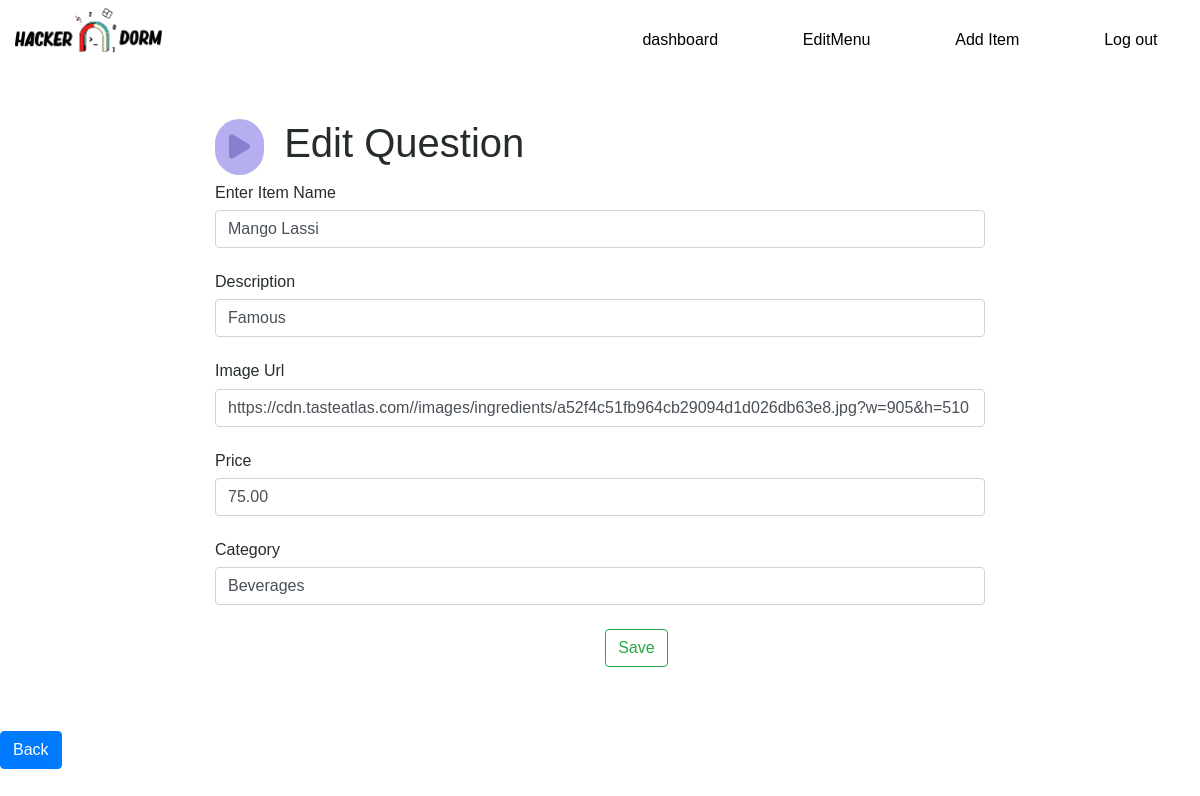
Page /interface/edit/Mango Lassi (signed in) on the committed database.
### interface/models.py (models this page shows, shortened)
class MenuItem(models.Model):
    name = models.CharField(max_length=100)
    description = models.TextField()
    image = models.TextField()
    price = models.DecimalField(max_digits=5, decimal_places=2)
    category = models.ManyToManyField('Category', related_name='item')
    no = models.IntegerField(primary_key=True)

class Category(models.Model):
    name = models.CharField(max_length=100)
    def __str__(self):
        return self.name

### interface/views.py (the view)
# urls.py: path('edit/<name>',views.edit_que),
@login_required
@staff_required
def edit_que(request,name):
    x=MenuItem.objects.get(name=name)
    cat =x.no
    catvalue = Category.objects.filter(item__pk = cat)
    print(catvalue)
    fields={'no':x.no,
     'name':x.name,
     'description':x.description,
     'image':x.image,
     'price':x.price,'category':catvalue[0],}
    return render(request,'teacher/edit.html',fields)

### interface/templates/teacher/edit.html (shortened to what this page needs)
{% extends "base.html" %}
{% load static %}
{% block content %}
<br>
<div class="container-fluid col-lg-8">
  <h1><i class="fa fa-play " style=" margin-top:15px;color:#887FCE;
    text-align: center ;font-size: 28px;background: #B5AFEF;
    padding: 14px ;border-radius: 41px; margin-right: 9px;" aria-hidden="true"></i>
    Edit Question</h1>
<form action="/interface/edit_all/"  method="post">
  <div class="">
    <h6 class="mic">Enter Item Name</h6><input class="form-control" type="text" name="name" value="{{name}}"><br>
    <h6 class="mic">Description</h6><input class="form-control" type="text" name="description" value="{{description}}"><br>
    <h6 class="mic">Image Url</h6><input class="form-control" type="text" name="image" value="{{image}}"><br>
    <h6 class="mic">Price</h6><input class="form-control" type="text" name="price" value="{{price}}"><br>
    <h6 class="mic">Category</h6><input class="form-control" type="text" name="category" value="{{category.name}}"><br>
    <div class="form-group row">
      <div class="col-sm-7 ml-3">
        <button onclick="alert('Qusetion Edited Successfully!')" class="btn btn-outline-success float-right"  type="ques" >Save</button>
      </div>
    </div>
  </div>
  </form>
  </div>
  <br><br>
      <button class="btn btn-primary" onclick="window.location.href='/interface/dashboard'">Back</button>
{% endblock%}

### templates/base.html (style rules this page uses)
:root { --background: #ffffff; --pribackground: #161519; --darkprimary: #161519; --secondary : #161519; --seclight: #DDF6F9; --white: #F7F8FD; --black : black; --bg: #fff; --color: black; --font: Montserrat, Roboto, Helvetica, Arial, sans-serif; --bridpri:#DDF6F9; }
* { margin: 0; padding: 0; box-sizing: border-box; }
body { font-family: sans-serif; background-color: var(--background); color:#262C2E; }
input { padding: 8px; font-size: 1em; border: none; margin: 0 auto; border:1px solid var(--black); background: var(--white); color: var(--black); }

### rows in the picture
MenuItem: name "Mango Lassi", description "Famous", image "https://cdn.tasteatlas.com//images/ingredients/a52f4c51fb964cb29094d1d026db63e8.jpg?w=905&h=510", price "75.00"
Category: category "Beverages"
